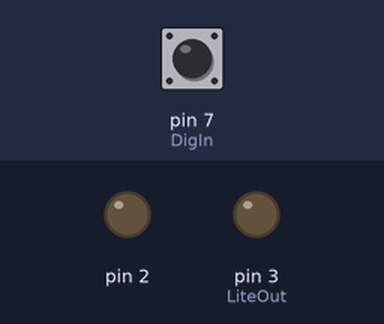
A sketch run on a simulated Arduino Uno, built with avr-gcc and run on an emulated ATmega328P. Parts: output pins drawn as LEDs (lit = HIGH). The test bench sets the inputs (shaded band); at power-on: pin 7 (DigIn) HIGH.

Above: at 1.2 s.
1.3 s: pin 7 (DigIn) pulled LOW for 0.15 s
At 1.37 s:
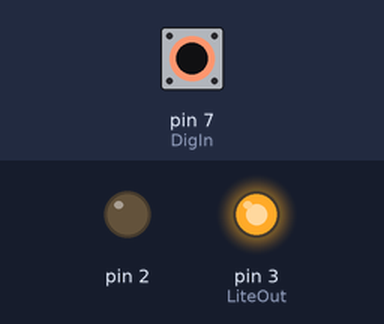
2.9 s: pin 7 (DigIn) pulled LOW for 3.2 s
At 6.4 s:
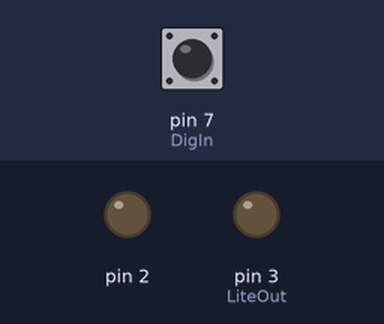
Timing chart, 0 to 7.9 s (numbered marks = the images above; inputs shaded):
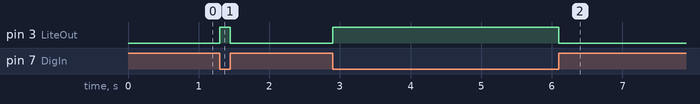

Measured:
- after the input at 1.3 s, pin 3 (LiteOut): LOW → HIGH at once, → LOW 0.15 s later
- after the input at 2.9 s, pin 3 (LiteOut): LOW → HIGH at once, → LOW 3.2 s later

The sketch:

ReadDigIn2Lite.ino
```cpp
/*
  Read_Dig_to_Lite -  reads one hi/lo input and LED displays on/off
  -- used to test dig IR sensors et. al.
    Uses: device power from 5v, pinMode, digitalRead/Write
*/


#define DigIn 7     // digital pin IN
#define LiteOut 3  // LED output

void setup()
{
  // initialize serial communication at 9600 bits per second:
  //Serial.begin(9600);

  pinMode(DigIn, INPUT_PULLUP);
  pinMode(LiteOut, OUTPUT);

  // pins supply neg indicator LED (2/3) & power to sensor (7)
  pinMode(2, OUTPUT);
  digitalWrite(2,LOW);


}  // end setup

void loop()
{
   digitalWrite(LiteOut, !digitalRead(DigIn));  // if sensor/switch pulls input low, turn ON the LED
   // digitalWrite(LiteOut, digitalRead(DigIn));  // lite on if dig input goes high, so does LED output


  delay (50);   // N loops / second
}  // end loop
```
